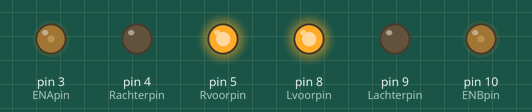
Recording of a sketch running on a simulated Arduino Uno, built with avr-gcc and run on an emulated ATmega328P. Shown: output pins drawn as LEDs (lit = HIGH).

Above: at 0.05 s.
At 10.05 s:
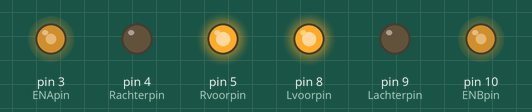
At 20.0 s:
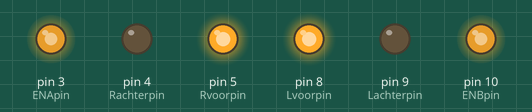
Timing chart, 0 to 23.0 s (numbered marks = the images above):
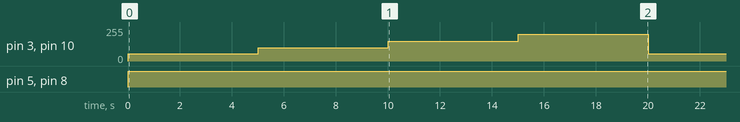

Measured:
- by itself, pin 3 (ENApin), pin 10 (ENBpin): repeats every 20.0 s: 100/255 5.0 s, 150/255 5.0 s, 200/255 5.0 s, 55/255 5.0 s
- by itself, pin 5 (Rvoorpin), pin 8 (Lvoorpin): LOW → HIGH at 0.00 s

The sketch:

autovooruit.ino
```cpp
int ENApin = 3; //ENA is voor de rechterwielen
int Rvoorpin = 5; //rechterwielen vooruit
int Rachterpin = 4; //rechterwielen achteruit
int ENBpin = 10; //ENB is voor de linkerwielen
int Lachterpin = 9; //linkerwielen achteruit
int Lvoorpin = 8; //linkerwielen vooruit


void setup() {
  pinMode(ENApin, OUTPUT);
  pinMode(Rvoorpin, OUTPUT);
  pinMode(Rachterpin, OUTPUT);
  pinMode(ENBpin, OUTPUT);
  pinMode(Lvoorpin, OUTPUT);
  pinMode(Lachterpin, OUTPUT);

}

void loop() {

  digitalWrite(Rvoorpin, HIGH);
  digitalWrite(Rachterpin, LOW);
  digitalWrite(Lvoorpin, HIGH);
  digitalWrite(Lachterpin, LOW);


  analogWrite(ENApin, 55);
  analogWrite(ENBpin, 55);
  delay(5000);
  analogWrite(ENApin, 100);
  analogWrite(ENBpin, 100);
  delay(5000);
  analogWrite(ENApin, 150);
  analogWrite(ENBpin, 150);
  delay(5000);
  analogWrite(ENApin, 200);
  analogWrite(ENBpin, 200);
  delay(5000);
  analogWrite(ENApin, 255);
  analogWrite(ENBpin, 255);
}
```
